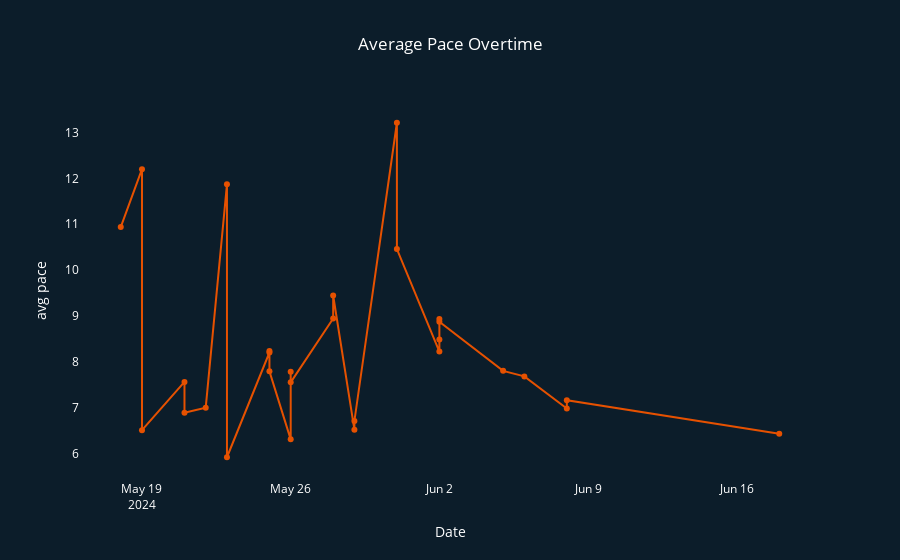

Notebook cell for this chart:
### Code cell
# AVERAGE PACE OVERTIME (FOR ALL RUNS)

df = df.sort_values(by='start_date', ascending=True).drop(index=[6,7,8])
fig = px.line(df, x='start_date', y='avg pace', markers=True, title="Average Pace Overtime")

fig.update_traces(line_color="rgb(230, 81, 0)",
                  marker_color="rgb(230, 81, 0)",
                  marker_line_color='rgb(230, 81, 0)'
                  )

fig.update_layout(paper_bgcolor='rgb(12, 29, 42)', 
                  plot_bgcolor='rgb(12, 29, 42)', 
                  font=dict(color='white'),
                  title_x=0.5,
                  xaxis_title='Date',
                  )

fig.update_xaxes(showgrid=False, zeroline=False)
fig.update_yaxes(showgrid=False, zeroline=False)

fig.show()

### Figure 1 — Plotly figure (JSON) as saved in the notebook; plotly's stock layout.template omitted (floating-point values rounded to 4 significant figures)
{"data": [{"hovertemplate": "start_date=%{x}<br>avg pace=%{y}<extra></extra>", "legendgroup": "", "line": {"color": "rgb(230, 81, 0)", "dash": "solid"}, "marker": {"color": "rgb(230, 81, 0)", "line": {"color": "rgb(230, 81, 0)"}, "symbol": "circle"}, "mode": "lines+markers", "name": "", "orientation": "v", "showlegend": false, "type": "scatter", "x": ["2024-05-18", "2024-05-19", "2024-05-19", "2024-05-21", "2024-05-21", "2024-05-22", "2024-05-23", "2024-05-23", "2024-05-25", "2024-05-25", "2024-05-25", "2024-05-26", "2024-05-26", "2024-05-26", "2024-05-28", "2024-05-28", "2024-05-29", "2024-05-29", "2024-05-31", "2024-05-31", "2024-06-02", "2024-06-02", "2024-06-02", "2024-06-02", "2024-06-05", "2024-06-06", "2024-06-08", "2024-06-08", "2024-06-18"], "xaxis": "x", "y": [10.94, 12.2, 6.52, 7.57, 6.9, 7.01, 11.87, 5.93, 8.21, 8.24, 7.8, 6.32, 7.79, 7.56, 8.95, 9.45, 6.53, 6.72, 13.21, 10.46, 8.23, 8.49, 8.94, 8.88, 7.81, 7.69, 6.99, 7.17, 6.44], "yaxis": "y"}], "layout": {"font": {"color": "white"}, "legend": {"tracegroupgap": 0}, "paper_bgcolor": "rgb(12, 29, 42)", "plot_bgcolor": "rgb(12, 29, 42)", "title": {"text": "Average Pace Overtime", "x": 0.5}, "xaxis": {"anchor": "y", "domain": [0, 1], "showgrid": false, "title": {"text": "Date"}, "zeroline": false}, "yaxis": {"anchor": "x", "domain": [0, 1], "showgrid": false, "title": {"text": "avg pace"}, "zeroline": false}}}
